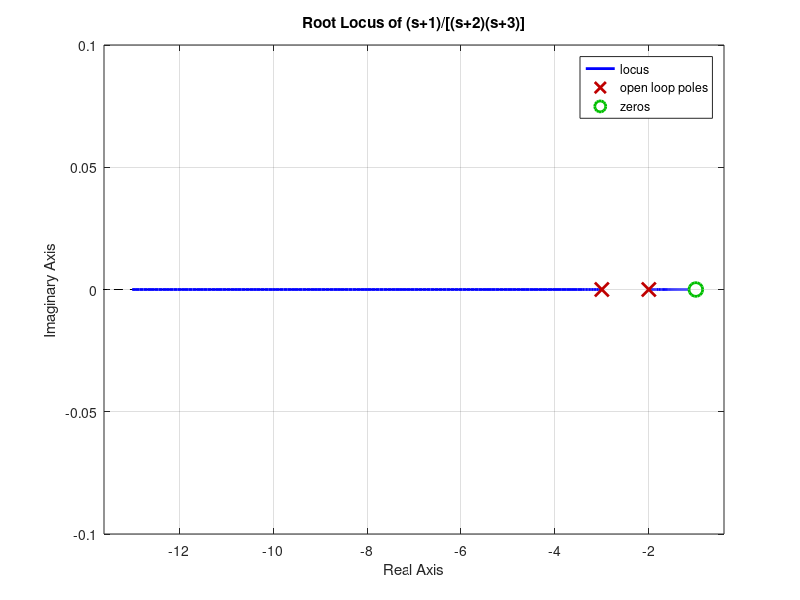
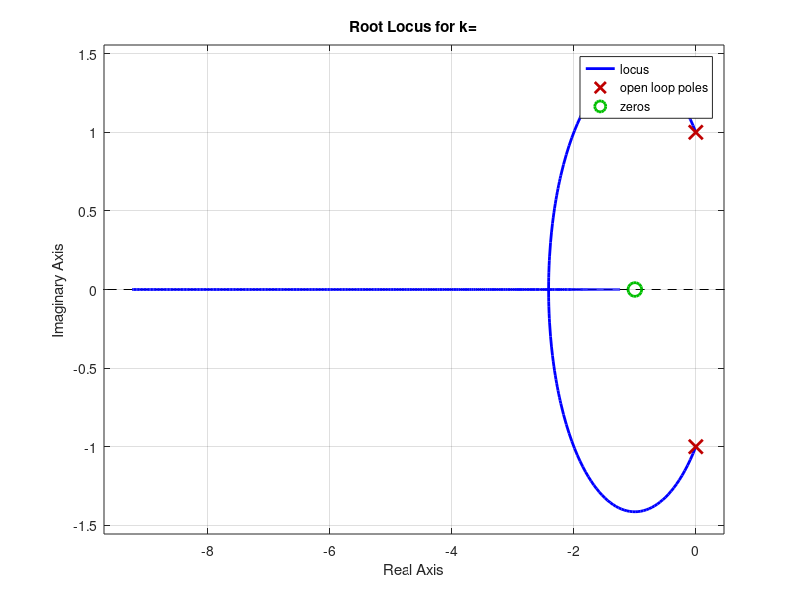
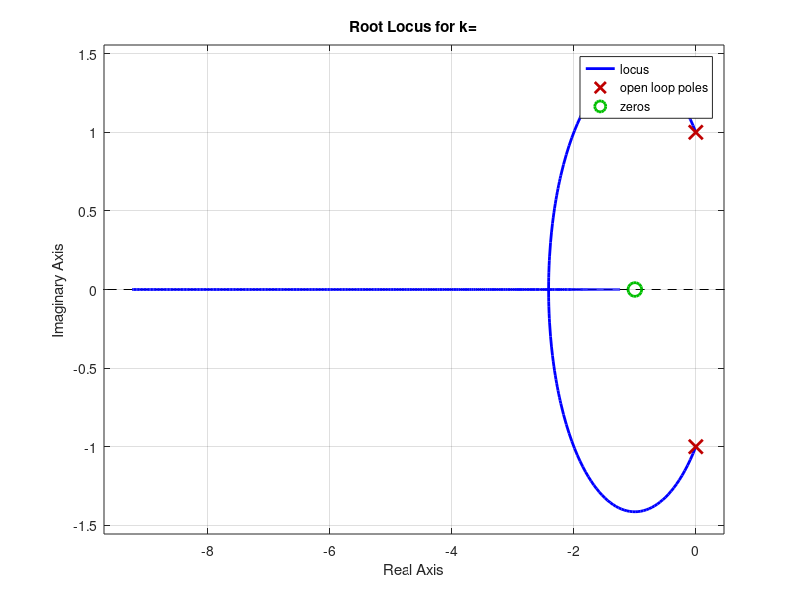
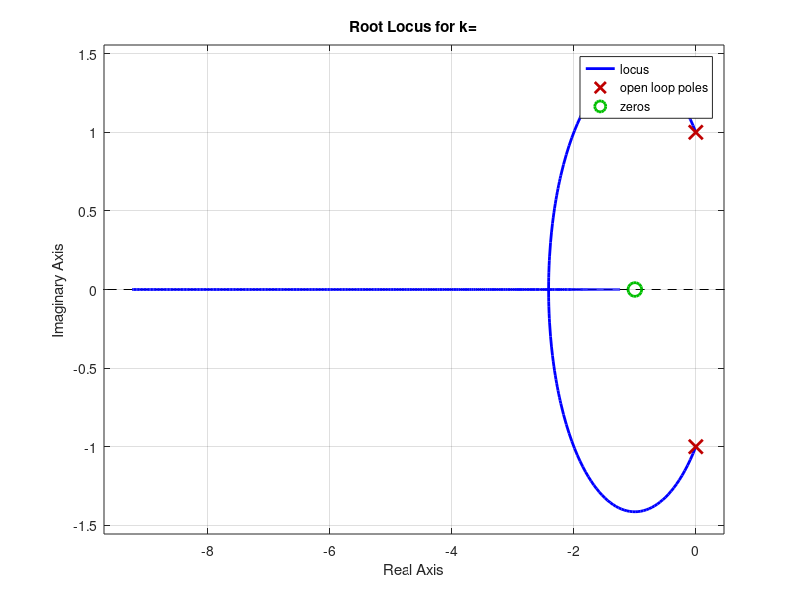

Source code (MATLAB) for these figures, in order:
%%transfer function G(s)=k(s+1)/[(s+2)(s+3)]
p=[1 1];
q=[1 5 6];
sys=tf(p,q);
figure(1);
zpk(sys);
rlocus(sys);
title('Root Locus of (s+1)/[(s+2)(s+3)]');
%%for different values of k
for i=1:3
    ki=input('enter k value');
    gi=feedback(sys*ki,-1);
    figure(i+1)
    zpk(gi);
    rlocus(gi);
    title('Root Locus for k=');
end
